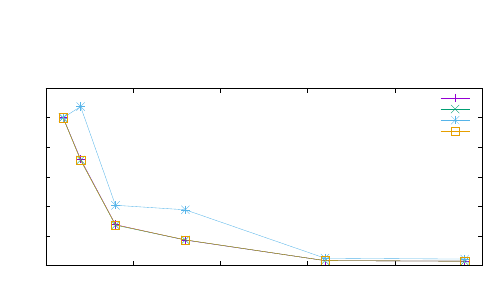

Write gnuplot code to recreate this figure.
set terminal cairolatex color
set output 'group003-gnuplottex-fig4.tex'
#set key at 15.8,41
set size 1.0,0.75
unset log
unset label
#set xtic auto offset 0,-0.5 font ",10"
#set ytic 25 font ",10"
#Set Info
set xlabel "Number of Threads"
#set xlabel offset 0,-0.5
set ylabel "Weak Scaling"
#set ylabel offset -1.25,0
#set xr [0.0:16.0]
set yr [0.0:1.2]
plot "./benchmarking/mpi/weak/p025weak.txt" u 1:(2.49040075/$2) t 'p = 0.025' w linespoints, \
"./benchmarking/mpi/weak/p05weak.txt" u 1:(2.4700660705/$2) t 'p = 0.050' w lp, \
"./benchmarking/mpi/weak/p10weak.txt" u 1:(2.49511981/$2) t 'p = 0.100' w lp, \
"./benchmarking/mpi/weak/p30weak.txt" u 1:(1.6716897/$2) t 'p = 0.300' w lp
